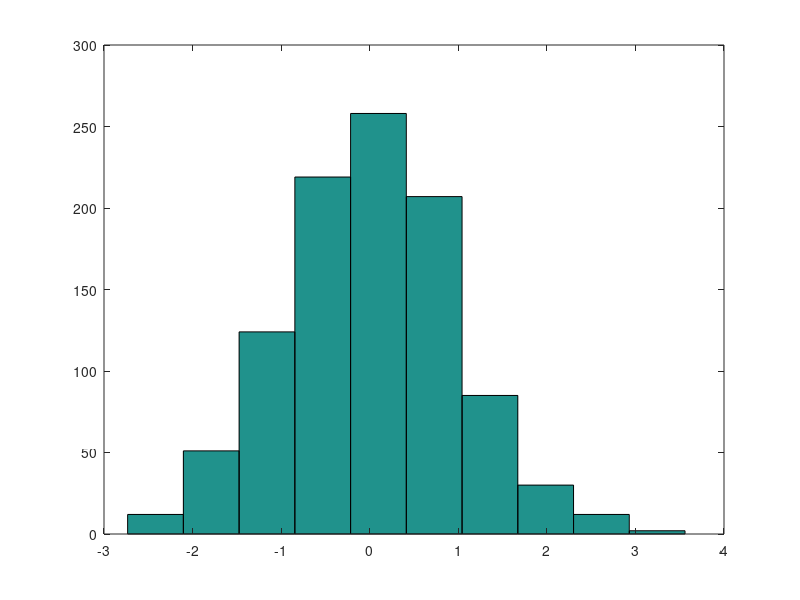

This figure's MATLAB source: (Note: this script raises an error after producing the figure.)
mu=0;
sigma=1;
for i=1:1000
r(i) = normrnd(mu,sigma);
end
figure
hist(r)

%%

mu=0;
sigma=1;
r=[];
for iN=1:200
    for i=1:1000
        r(iN,i) = normrnd(mu,sigma);
    end
end
A=zeros(200,21);
for i=0:5:100
    A(:,(i)/5+1)=prctile(r,i,2);
end

%%

figure
notBoxPlot(A)
SDs=std(A);
figure
bar(SDs)